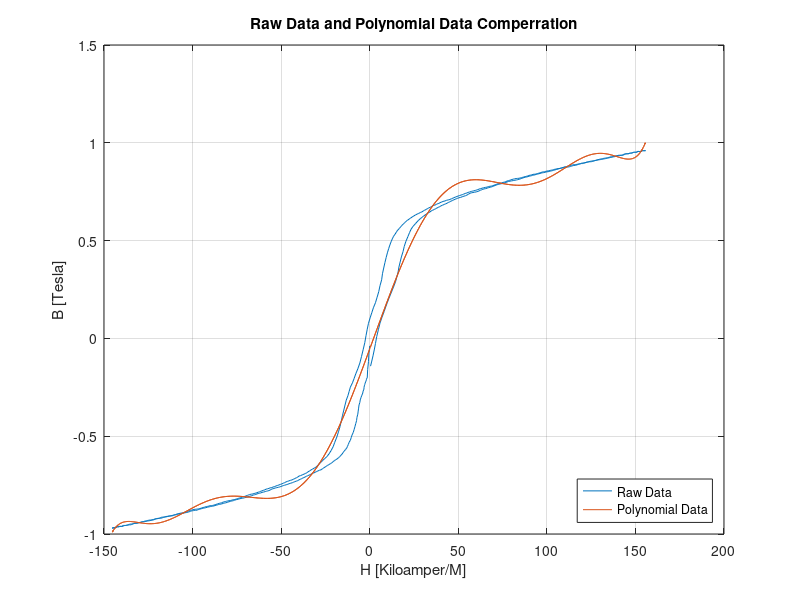
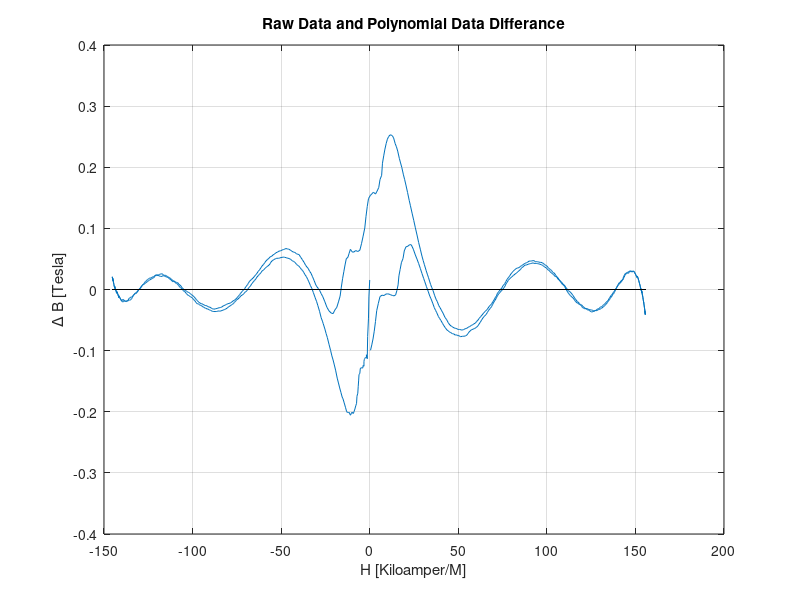

Write MATLAB code to recreate these figures, in order.
format compact
% close all
clc

H = [
0.464409349
1.161022577
1.857635806
2.554249034
3.250863854
3.947477082
4.87629578
5.805114479
6.966138648
8.127161225
9.055979924
9.984797031
10.91361573
11.84243284
12.77125154
13.70007023
14.62888893
15.32550216
16.02211698
16.48652633
17.18313956
17.87975279
18.80857148
19.50518471
20.43400182
21.5950244
22.5238431
23.45266179
24.61368437
25.77470695
26.70352565
27.63234435
28.56116145
29.48998015
30.41879885
31.11541208
32.04423078
32.97304948
33.90186817
34.59848299
35.52730169
36.4561188
37.15273203
37.84934526
38.77816236
39.47477559
40.17139041
41.10020911
42.02902781
42.72564263
43.65446133
44.35107455
45.04768937
45.7443026
46.67311971
47.36973294
48.29855164
48.99516486
49.69177809
50.38839291
51.31721161
52.24603031
53.17484901
54.10366771
54.80028093
55.49689416
55.96130192
56.65791515
57.35452838
58.28334708
59.21216577
60.14098447
61.06980317
61.76641799
62.46303122
63.15964445
63.85625768
64.5528709
65.48168801
66.41050671
67.10712153
68.03594023
68.73255346
69.42916828
70.1257815
70.82239473
71.51900955
72.21562437
72.9122376
73.60885083
74.30546406
75.00207728
75.69869051
76.39530374
76.85971309
77.55632791
78.25294114
79.18175984
80.11057853
81.03939723
81.96821593
82.89703463
83.59364786
84.29026109
84.98687432
85.45128207
85.91569142
86.61230465
87.076714
87.77332882
88.70214752
89.39876075
90.09537557
90.79199039
91.48860361
91.95301296
92.64962619
93.34623942
94.04285265
94.73946588
95.4360791
96.13269392
96.82930715
97.52592038
98.2225352
98.91915002
99.61576325
100.0801726
100.7767874
101.2411968
101.93781
102.6344232
103.3310365
103.7954442
104.4920574
104.9564668
105.1886723
105.6530816
106.3496964
106.8141058
107.510719
108.2073322
108.9039471
109.3683564
110.0649696
110.7615829
111.4581961
112.1548093
112.8514225
113.3158319
113.7802412
114.2446506
114.7090599
115.1734693
115.8700825
116.3344919
117.0311067
117.495516
117.9599254
118.4243347
119.1209496
119.5853589
120.0497683
120.7463815
121.2107908
121.6751986
122.1396063
122.6040141
123.0684235
123.5328328
123.9972421
124.4616515
125.1582663
125.6226757
126.087085
126.5514944
127.0159037
127.2481076
127.7125169
128.1769263
128.6413356
129.105745
129.8023582
130.266766
130.7311737
131.1955831
131.6599924
132.1244018
132.5888111
133.0532205
133.5176298
133.9820392
134.2142447
134.678654
135.1430633
135.3752672
135.8396766
136.3040859
136.7684953
137.2329046
137.697314
138.1617233
138.3939272
138.6261327
138.8583381
139.3227475
139.5549514
140.0193607
140.2515646
140.7159724
140.9481762
141.4125856
141.8769949
142.3414043
142.8058136
143.270223
143.5024269
143.7346307
143.9668346
144.1990401
144.4312456
144.8956549
145.3600643
145.8244736
146.0566775
146.2888814
146.2888814
146.2888814
146.5210868
146.7532923
147.2177017
147.4499071
147.9143165
148.1465204
148.3787242
148.3787242
148.6109281
148.843132
149.0753359
149.3075397
149.5397436
150.004153
150.2363584
150.4685639
150.7007694
150.9329749
150.9329749
150.9329749
151.1651787
151.1651787
151.3973826
151.6295865
151.8617904
151.8617904
152.0939943
152.3261997
152.5584052
152.5584052
152.7906107
153.0228161
153.0228161
153.25502
153.4872255
153.4872255
153.7194294
153.7194294
153.4872255
153.7194294
153.9516332
153.9516332
154.1838371
154.416041
154.416041
154.6482465
154.6482465
154.6482465
154.6482465
154.6482465
154.6482465
154.8804519
155.1126574
155.3448629
155.5770684
155.3448629
155.3448629
155.3448629
155.3448629
155.3448629
155.5770684
155.3448629
155.3448629
155.3448629
155.3448629
155.3448629
155.3448629
155.3448629
155.1126574
154.8804519
154.6482465
154.6482465
154.416041
154.416041
154.416041
154.416041
154.416041
154.1838371
153.9516332
153.7194294
153.4872255
153.2550216
153.2550216
153.2550216
153.2550216
153.2550216
153.2550216
153.0228161
152.7906107
152.5584052
152.3261997
152.3261997
152.3261997
152.3261997
152.0939958
151.861792
151.3973826
151.1651787
150.9329749
150.7007694
150.4685639
150.2363584
150.004153
149.7719475
149.7719475
149.5397436
149.3075397
149.0753359
148.843132
148.6109281
148.3787242
148.1465204
147.9143165
147.6821126
147.4499087
147.2177032
146.9854978
146.7532923
146.288883
145.8244736
145.5922697
145.1278604
144.663451
144.4312456
143.9668362
143.7346307
143.5024269
143.270223
143.0380191
143.0380191
142.5736098
142.3414043
142.1091988
141.8769933
141.412584
140.9481762
140.4837685
140.0193607
139.554953
139.0905436
138.8583381
138.6261327
138.1617233
137.9295179
137.4651085
137.0006992
136.5362898
136.3040843
135.6074711
135.1430618
134.6786524
134.2142431
133.5176298
133.0532205
132.8210166
132.5888127
132.1244034
131.659994
131.4277886
130.9633792
130.266766
129.8023582
129.5701543
128.8735411
128.4091318
127.9447224
127.4803131
126.7836982
126.3192889
125.6226757
125.1582663
124.693857
124.2294476
123.7650383
123.3006289
122.8362196
122.1396063
121.4429931
120.7463799
120.2819705
119.5853573
119.120948
118.8887441
118.4243347
117.7277215
117.2633122
116.5666973
116.102288
115.4056748
114.7090599
114.2446506
113.7802412
113.0836264
112.6192171
112.1548093
111.6904
110.9937867
110.2971735
109.6005603
109.1361509
108.2073322
107.7429229
107.0463097
106.3496948
105.65308
105.1886707
104.4920574
103.7954442
103.3310365
102.6344232
101.93781
101.2411968
100.7767874
100.0801726
99.38355937
98.68694614
97.99033132
97.2937165
96.59710327
96.13269392
95.4360791
94.73946588
94.04285265
93.5784433
92.88183007
92.18521684
91.48860361
90.79199039
89.86317169
89.16655687
88.46994364
87.77332882
87.076714
86.38010077
85.68348754
84.98687432
84.29026109
83.36144398
82.66483075
81.73601205
81.03939723
80.34278401
79.64616919
78.94955437
78.25294114
77.55632791
76.85971309
76.16309986
75.23428275
74.53766953
73.60885083
72.68003372
71.98342049
71.51901114
70.82239632
70.1257831
69.42916828
68.73255346
67.80373476
66.87491606
66.17830124
65.24948413
64.32066703
63.39184833
62.6952351
61.76641799
61.06980317
60.37318835
59.67657512
58.74775643
58.05114161
57.35452838
56.42571127
55.49689257
54.80027934
53.87146224
52.94264354
52.24602872
51.54941549
50.62059679
49.92398197
49.22736874
48.53075552
47.60193682
46.90532359
46.20871036
45.27989166
44.35107296
43.42225426
42.49343557
41.33241299
40.63579976
39.70698106
39.01036783
38.08155073
37.61714138
36.68832268
35.75950557
35.06289234
34.36627752
33.20525495
32.50864172
31.8120269
30.8832082
30.18659497
29.48998015
28.56116145
27.63234435
26.70352565
25.77470695
24.84588984
23.91707114
22.98825244
22.29163922
21.36282052
20.43400182
19.73738859
19.04077536
18.11195666
17.41534344
16.71873021
15.78991151
15.09329669
14.39668346
13.46786476
12.77124994
12.07463672
11.37802349
10.68141026
9.984797031
9.288183803
8.591570575
7.894957346
7.198342527
6.733933177
5.805114479
5.108499659
4.179680961
3.250862262
2.089839684
1.161022577
0.23220547
-0.696613228
-1.393226456
-2.089839684
-2.786454504
-3.715273203
-4.644091901
-5.5729106
-6.733934769
-7.894957346
-8.823776045
-9.752593152
-10.91361573
-11.61022896
-12.30684219
-13.23566088
-13.9322757
-14.62888893
-15.32550216
-16.02211698
-16.71873021
-17.64754732
-18.57636601
-19.73738859
-20.6662057
-21.82722828
-22.98825244
-24.14927502
-25.3102976
-26.47132018
-27.40013888
-28.32895598
-29.02556921
-29.72218403
-30.41879885
-31.34761755
-32.27643625
-33.20525495
-33.90186817
-34.83068687
-35.5273001
-36.22391333
-37.15273203
-38.08155073
-39.01036783
-39.93918653
-40.63580135
-41.33241458
-42.26123328
-42.9578481
-43.8866668
-44.8154855
-45.74430419
-46.44091742
-47.36973453
-48.06634776
-48.76296099
-49.45957421
-50.38839291
-51.31721161
-52.01382484
-52.94264354
-53.87146224
-54.56807546
-55.26468869
-56.19350739
-56.89012062
-57.58673385
-58.51555255
-59.21216737
-59.90878059
-60.83759929
-61.53421411
-62.23082734
-62.92744057
-63.6240538
-64.32066703
-65.24948413
-65.94609736
-66.87491606
-67.80373476
-68.50034799
-68.96475733
-69.89357603
-70.59018926
-71.28680408
-71.9834189
-72.9122376
-73.37664695
-74.07326018
-74.76987341
-75.46648663
-76.16309986
-77.09191856
-77.78853338
-78.48514661
-79.41396531
-80.11058013
-80.80719335
-81.50380658
-82.2004214
-82.89703463
-83.59364786
-84.29026109
-84.98687432
-85.68348754
-86.14789689
-86.84451012
-87.30891947
-88.00553429
-88.70214752
-89.39876075
-90.09537557
-90.79199039
-91.48860361
-92.18521684
-92.88183007
-93.34623783
-94.04285106
-94.73946428
-95.20387363
-95.90048845
-96.59710327
-97.2937165
-97.75812585
-98.45474067
-99.1513539
-99.84796713
-100.5445819
-101.2411968
-101.93781
-102.4022193
-102.8666287
-103.3310365
-103.7954442
-104.2598536
-104.7242629
-105.4208761
-105.8852855
-106.5819003
-107.0463097
-107.7429229
-108.4395377
-109.1361525
-109.6005619
-110.2971751
-110.7615844
-110.9937883
-111.4581961
-111.9226038
-112.3870132
-113.0836264
-113.7802396
-114.244649
-114.9412638
-115.4056732
-115.8700825
-116.5666973
-117.0311067
-117.495516
-117.9599254
-118.4243347
-118.6565386
-119.120948
-119.5853573
-120.2819705
-120.514176
-120.9785854
-121.4429947
-121.9074025
-122.1396063
-122.8362196
-123.3006289
-123.9972421
-124.4616515
-124.9260608
-125.3904702
-125.8548795
-126.087085
-126.5514944
-127.0159037
-127.2481076
-127.7125169
-128.1769263
-128.4091318
-128.6413372
-129.1057466
-129.3379505
-129.5701543
-130.0345621
-130.4989699
-130.7311737
-131.1955831
-131.6599924
-131.8921979
-132.3566073
-132.8210166
-133.0532205
-133.2854244
-133.7498337
-133.7498337
-133.9820392
-134.4464485
-134.9108579
-135.1430618
-135.6074711
-135.839675
-136.0718805
-136.3040859
-136.5362914
-137.0007007
-137.4651101
-137.697314
-137.9295179
-138.3939272
-138.6261327
-138.8583381
-139.0905436
-139.3227491
-139.554953
-139.7871568
-139.7871568
-140.0193607
-140.2515646
-140.2515646
-140.4837685
-140.9481762
-141.1803801
-141.412584
-141.6447879
-141.6447879
-141.6447879
-141.8769933
-142.1091988
-142.3414043
-142.5736098
-142.8058152
-142.8058152
-142.8058152
-143.0380191
-143.270223
-143.5024269
-143.7346307
-143.9668346
-143.9668346
-143.9668346
-143.9668346
-143.9668346
-143.9668346
-143.9668346
-143.9668346
-143.9668346
-143.9668346
-144.1990401
-144.4312456
-144.663451
-144.8956565
-145.127862
-145.127862
-145.127862
-145.127862
-145.127862
-145.127862
-145.127862
-145.127862
-145.127862
-144.8956565
-144.8956565
-145.1278604
-145.1278604
-145.1278604
-145.3600659
-145.3600659
-145.127862
-145.127862
-145.127862
-145.127862
-144.8956565
-144.8956565
-144.8956565
-144.8956565
-144.663451
-144.8956565
-144.8956565
-144.663451
-144.4312456
-144.4312456
-144.1990401
-143.9668346
-143.9668346
-143.9668346
-143.9668346
-143.9668346
-143.9668346
-143.7346307
-143.5024269
-143.270223
-143.0380191
-142.8058152
-142.8058152
-142.8058152
-142.8058152
-142.8058152
-142.5736098
-142.5736098
-142.5736098
-142.1092004
-141.8769949
-141.8769949
-141.6447895
-141.412584
-141.412584
-141.412584
-141.1803801
-140.9481762
-140.7159724
-140.7159724
-140.2515646
-140.0193607
-139.7871568
-139.3227475
-139.0905436
-139.0905436
-138.8583381
-138.6261327
-138.6261327
-138.3939272
-137.9295179
-137.697314
-137.4651101
-137.2329062
-136.7684969
-136.5362914
-136.3040859
-136.0718805
-135.6074711
-135.3752672
-135.1430633
-134.9108595
-134.4464501
-134.2142447
-133.9820392
-133.7498337
-133.5176282
-133.2854244
-133.0532205
-132.5888111
-132.1244018
-131.6599924
-131.427787
-130.9633776
-130.7311737
-130.266766
-129.8023582
-129.3379505
-129.1057466
-128.8735427
-128.6413372
-128.4091318
-128.1769263
-127.7125169
-127.2481076
-126.7836982
-126.3192889
-125.8548795
-125.3904702
-124.9260608
-124.4616515
-123.9972421
-123.5328328
-123.0684235
-122.6040141
-122.3718102
-121.9074025
-121.4429947
-121.2107908
-120.7463815
-120.2819721
-119.8175628
-119.120948
-118.6565386
-118.1921293
-117.7277199
-117.2633106
-117.0311067
-116.3344919
-115.8700825
-115.4056732
-114.9412638
-114.4768545
-114.2446506
-113.7802412
-113.083628
-112.6192187
-112.1548093
-111.4581961
-110.9937883
-110.7615844
-110.2971751
-109.6005619
-109.1361525
-108.6717432
-107.9751284
-107.2785151
-106.8141058
-106.3496964
-105.6530816
-105.1886723
-104.7242629
-104.2598536
-103.5632403
-103.0988326
-102.4022193
-101.93781
-101.2411968
-100.7767874
-100.0801726
-99.38355937
-98.68694614
-98.22253679
-97.52592197
-97.06151262
-96.59710327
-96.13269392
-95.4360791
-94.97166975
-94.27505653
-93.81064718
-93.11403395
-92.64962619
-91.72080908
-91.25639973
-90.55978651
-89.86317169
-89.16655687
-88.70214752
-88.00553429
-87.30891947
-86.61230624
-85.91569301
-85.45128366
-84.75467044
-84.05805721
-83.36144398
-82.66483075
-81.96821752
-81.2716027
-80.57498948
-80.11058013
-79.41396531
-78.71735049
-78.02073726
-77.55632791
-76.85971309
-76.39530374
-75.69869051
-75.23428116
-74.30546246
-73.60884924
-72.68003213
-71.9834189
-71.0546002
-70.59019085
-69.89357763
-69.42916828
-68.73255346
-68.03594023
-67.339327
-66.64271218
-65.71389348
-65.01728025
-64.32066703
-63.6240538
-62.92744057
-62.23082734
-61.53421411
-60.83759929
-59.90878059
-58.9799619
-58.28334708
-57.58673226
-56.89011903
-56.1935058
-55.72909804
-55.03248481
-54.10366771
-53.17484901
-52.47823419
-51.54941549
-50.85280226
-50.15618744
-49.45957421
-48.76296099
-48.06634776
-47.13752906
-46.20871195
-45.51209872
-44.58328003
-43.65446133
-42.9578481
-42.26123328
-41.33241458
-40.63580135
-39.93918653
-39.24257171
-38.54595848
-37.84934526
-37.15273203
-36.4561188
-35.75950557
-35.06289234
-34.36627752
-33.43745883
-32.7408456
-31.8120269
-30.8832082
-29.9543895
-29.25777468
-28.32895598
-27.40013888
-26.70352565
-26.23911789
-25.31030078
-24.61368755
-23.91707274
-22.98825404
-22.05943534
-21.36282052
-20.6662057
-19.96959247
-19.27297924
-18.34416054
-17.64754732
-16.95093409
-16.25432086
-15.55770604
-15.09329669
-14.39668346
-13.70007023
-13.00345541
-12.53904606
-12.07463672
-11.61022737
-10.91361414
-10.44920638
-9.984798622
-9.288185394
-8.823776045
-8.359366696
-7.894957346
-7.430547997
-7.198344118
-6.733934769
-6.501729299
-6.269523828
-6.037318358
-5.572909008
-5.34070513
-4.87629578
-4.411886431
-3.947477082
-3.715271611
-3.250862262
-3.250862262
-3.018658383
-2.786454504
-2.554250625
-2.322045155
-2.089841276
-1.857635806
-1.857635806
-1.393226456
-1.161022577
-0.696613228
-0.464409349
0
];
B = [
-0.141947651
-0.115956136
-0.088952277
-0.058911395
-0.025833504
0.009269079
0.044261841
0.078242281
0.109075889
0.136872466
0.16174181
0.18458649
0.206418791
0.227238758
0.248058702
0.26887869
0.291723347
0.314677837
0.339656995
0.364745985
0.390737479
0.416728972
0.443622991
0.470626819
0.496508525
0.521268064
0.54208803
0.55987097
0.574507075
0.586106153
0.595790349
0.604462233
0.61212176
0.618768952
0.625416122
0.630148433
0.635783246
0.641418082
0.646040583
0.650772871
0.655395349
0.659005516
0.66272547
0.666445424
0.670055568
0.673775522
0.677495476
0.681105642
0.684715764
0.68742336
0.691033504
0.694753458
0.697461055
0.701181031
0.70479122
0.708511174
0.711108961
0.714828893
0.716524133
0.71923173
0.720817205
0.724427371
0.727025202
0.729623033
0.732330653
0.736050584
0.738867992
0.741575589
0.744283208
0.745868661
0.747454135
0.74903961
0.751637441
0.75434506
0.757052679
0.759760276
0.762467874
0.764163136
0.765748589
0.768346377
0.771054017
0.772639492
0.774334754
0.777042373
0.77974997
0.781445211
0.78415283
0.786860448
0.788555711
0.789238661
0.790933945
0.791616851
0.793312114
0.795007376
0.797824805
0.799520089
0.802227686
0.803813117
0.805398569
0.806984022
0.808569474
0.810154971
0.811850278
0.81354554
0.815240803
0.817045875
0.818850947
0.82054621
0.822351304
0.824046566
0.825632018
0.827327281
0.829022543
0.830717805
0.83241309
0.834218184
0.834901089
0.836596352
0.838291614
0.839986877
0.84168214
0.843377446
0.845072708
0.846767971
0.847450876
0.849146138
0.850841378
0.851634116
0.852317043
0.854122137
0.854805065
0.856500327
0.85819559
0.860000663
0.86068359
0.862488684
0.864403566
0.865196325
0.865879275
0.867684324
0.869379565
0.870062493
0.871757733
0.873562783
0.875258067
0.874928638
0.875611566
0.876294516
0.877989801
0.878782538
0.880587632
0.881380369
0.883185441
0.883978179
0.884661106
0.885453844
0.887149106
0.888954156
0.889746871
0.891551921
0.893247183
0.89403992
0.893820323
0.895515585
0.896308323
0.898113395
0.899918468
0.90172354
0.902516278
0.903309015
0.903089395
0.902869776
0.903552725
0.904345485
0.906150579
0.906943316
0.90874841
0.909650935
0.910443651
0.910224031
0.912029103
0.912821818
0.913504724
0.91429744
0.915090156
0.915882893
0.91667563
0.917468368
0.918261105
0.919053842
0.919846579
0.920639317
0.921541864
0.922334601
0.923127338
0.924029885
0.924822623
0.92561536
0.926408097
0.928213169
0.92799355
0.928786265
0.92968879
0.930591315
0.931493862
0.933298912
0.934201437
0.934994152
0.935896677
0.936689393
0.936579606
0.936360008
0.937152768
0.93693317
0.936713551
0.937506266
0.939421148
0.939311317
0.941226199
0.942128745
0.943031292
0.942811673
0.94360441
0.943384791
0.943274981
0.943165172
0.944177528
0.945189885
0.946092432
0.946994979
0.947787716
0.947677906
0.947458287
0.947348477
0.948251002
0.949263337
0.950165862
0.95106841
0.951970957
0.951861169
0.951751382
0.951531785
0.951421975
0.951312165
0.951202355
0.952104879
0.953117214
0.954129549
0.955032074
0.956044409
0.955934599
0.95582479
0.95571498
0.95571498
0.955605171
0.955495361
0.955385551
0.955385551
0.955275741
0.955165931
0.956178288
0.957080835
0.957983382
0.958995738
0.958885951
0.958885951
0.95899576
0.958885951
0.958776142
0.959788476
0.959678667
0.959568857
0.959568857
0.959459047
0.959459047
0.959459047
0.959459047
0.959459047
0.959459047
0.959349237
0.959239427
0.959129617
0.959019807
0.960141952
0.960141952
0.960141952
0.960141952
0.960141952
0.959019807
0.959129617
0.959129617
0.960141974
0.960141974
0.960141974
0.961154309
0.961154309
0.960251762
0.960361572
0.960471382
0.959459047
0.959568857
0.959568857
0.959568857
0.959568857
0.959568857
0.959678667
0.959788476
0.959898286
0.958995738
0.958093191
0.958093191
0.957080834
0.956068478
0.957080834
0.957080834
0.956178288
0.956288098
0.956397908
0.955495361
0.955495361
0.955495361
0.955495361
0.95560517
0.95571498
0.955934599
0.955032074
0.954129549
0.953227024
0.952324499
0.951421975
0.951531785
0.951641595
0.951641595
0.951751382
0.951861169
0.950958622
0.95106841
0.950165862
0.949263337
0.948360812
0.948470621
0.947568096
0.946665549
0.946775359
0.945872812
0.945982622
0.945189885
0.945409504
0.944506957
0.944726576
0.943933839
0.944043649
0.943250934
0.942348387
0.941445862
0.940543336
0.938628454
0.937616098
0.936823382
0.935920836
0.935018289
0.935128099
0.935347696
0.934554959
0.934774577
0.93398184
0.933189102
0.932396387
0.932506196
0.93160365
0.930810934
0.930920744
0.930128029
0.929335314
0.928542599
0.928652409
0.926957146
0.926164409
0.924359315
0.923566578
0.922883628
0.92209089
0.921188343
0.921298153
0.920505415
0.9197127
0.918810153
0.918017416
0.917334466
0.916541706
0.914626824
0.913943918
0.913151203
0.911346175
0.909541147
0.908858242
0.908065527
0.907382599
0.90658984
0.90579708
0.905004321
0.903199227
0.901394133
0.900601396
0.899918468
0.898223183
0.897540233
0.896747496
0.896064568
0.894259496
0.893356971
0.892564256
0.891881328
0.890076278
0.889393373
0.888600657
0.887917752
0.887234846
0.886442109
0.88564935
0.883954066
0.882148972
0.880343899
0.879551162
0.877855899
0.877172971
0.875477687
0.873672593
0.872087118
0.870282068
0.868586828
0.867903922
0.86620866
0.865415945
0.864733017
0.863037733
0.86123266
0.860549732
0.858854448
0.857159163
0.856366426
0.855683499
0.853988236
0.852292974
0.851610046
0.849914784
0.848219522
0.84641445
0.844719188
0.843023925
0.841328663
0.839523591
0.83985302
0.838157757
0.836462494
0.83476721
0.833181713
0.830474072
0.82877881
0.827083548
0.825388286
0.823693045
0.821997805
0.82030252
0.818607236
0.818034117
0.81735119
0.815765715
0.814070431
0.812375146
0.810679862
0.807972266
0.806277025
0.804581785
0.801874188
0.799166591
0.797581116
0.794873496
0.793288022
0.791702547
0.790007262
0.787189855
0.785494593
0.782786996
0.781091756
0.778384159
0.777811041
0.77521321
0.773517926
0.771932451
0.770346976
0.767749145
0.766053904
0.763456116
0.76074852
0.75905328
0.756345682
0.754760186
0.753064902
0.751369617
0.748771785
0.746173998
0.743466423
0.740868635
0.737258491
0.734550894
0.73285561
0.730257778
0.727550138
0.725854853
0.723147212
0.719537068
0.716829471
0.714121873
0.710511729
0.707913942
0.706328468
0.702718302
0.70023028
0.697522682
0.693912538
0.690192584
0.687594797
0.684777412
0.681167246
0.678569436
0.674849504
0.671129551
0.66661686
0.662896906
0.659176952
0.654554451
0.650834498
0.647114544
0.6435044
0.638881921
0.635271755
0.630649254
0.626026753
0.620391917
0.61475706
0.610024749
0.604389914
0.597742744
0.591998098
0.58524114
0.577581636
0.569812299
0.562042984
0.553371122
0.544589451
0.533783111
0.522074245
0.509243191
0.494387489
0.477507074
0.458601968
0.43767217
0.413705367
0.387713852
0.359697667
0.330669126
0.299506105
0.269575039
0.239534185
0.210615475
0.182709122
0.156937241
0.131055551
0.105173858
0.077267476
0.047226604
0.01414871
-0.021966218
-0.05797135
-0.092964127
-0.125932224
-0.155753483
-0.181525372
-0.205382364
-0.227214666
-0.248937157
-0.27087929
-0.2928214
-0.31566608
-0.34064526
-0.366636754
-0.392628225
-0.42064441
-0.449672929
-0.477579305
-0.504473367
-0.531257598
-0.554102256
-0.573800078
-0.590460873
-0.604084621
-0.613659029
-0.623233438
-0.631905278
-0.639564783
-0.646321785
-0.653078765
-0.65882341
-0.66344591
-0.668068411
-0.67269089
-0.677423178
-0.682045679
-0.686777968
-0.690497922
-0.694108066
-0.697718232
-0.701328376
-0.703926186
-0.708658474
-0.712378428
-0.71598855
-0.719708503
-0.723318669
-0.725916478
-0.728514288
-0.731221929
-0.733819739
-0.737539671
-0.740247268
-0.742954865
-0.746565009
-0.749162796
-0.751870438
-0.754468269
-0.758078435
-0.759773698
-0.762481295
-0.764066725
-0.766774323
-0.768469607
-0.771067416
-0.773775057
-0.776482699
-0.779080508
-0.781788105
-0.784495702
-0.786190942
-0.788898539
-0.790593802
-0.793191612
-0.794886896
-0.796472371
-0.798057846
-0.800765487
-0.802570581
-0.805168368
-0.807875965
-0.809571205
-0.811266445
-0.813864233
-0.815669327
-0.817364611
-0.82007223
-0.821767493
-0.823462756
-0.82504823
-0.826743514
-0.828438777
-0.830024229
-0.830707135
-0.832402397
-0.83409766
-0.835792944
-0.837488228
-0.84019587
-0.841891132
-0.843586395
-0.845281679
-0.847086773
-0.848782014
-0.850587064
-0.852282304
-0.853977544
-0.85466045
-0.855343399
-0.857038683
-0.85873399
-0.859416918
-0.862124537
-0.862917253
-0.864612537
-0.8663078
-0.868112894
-0.869808156
-0.87150344
-0.872186324
-0.872979017
-0.873661922
-0.87434485
-0.876040113
-0.877735419
-0.879430725
-0.881126009
-0.882931081
-0.884736153
-0.885528869
-0.887333942
-0.889139036
-0.889931795
-0.891627058
-0.892419795
-0.8931027
-0.893895393
-0.895590612
-0.896273539
-0.898981158
-0.900786252
-0.902481514
-0.903274252
-0.904176777
-0.904969515
-0.905762253
-0.906555012
-0.90723794
-0.908933246
-0.909725984
-0.910408911
-0.911201648
-0.913006742
-0.91368967
-0.91347005
-0.914262788
-0.916067838
-0.916860553
-0.917763056
-0.919568106
-0.921373156
-0.922056106
-0.922958653
-0.922739055
-0.924544127
-0.925336865
-0.92623939
-0.926922318
-0.92872739
-0.928397983
-0.92919072
-0.929983458
-0.930776195
-0.931568932
-0.932471479
-0.933264194
-0.93405691
-0.934959435
-0.936764507
-0.937557222
-0.937447412
-0.938349959
-0.939142718
-0.939032931
-0.940947813
-0.941740551
-0.942533288
-0.943435814
-0.944228529
-0.944008932
-0.944911478
-0.944691859
-0.945484574
-0.946387099
-0.947289625
-0.948082362
-0.948082362
-0.948984909
-0.948765311
-0.948545714
-0.949448239
-0.950240976
-0.950131167
-0.951033692
-0.952948573
-0.95385112
-0.954643857
-0.955436594
-0.956339142
-0.956229332
-0.956009713
-0.956912237
-0.955790093
-0.955680283
-0.956582808
-0.957485355
-0.958387902
-0.960412571
-0.961315119
-0.961205331
-0.961205331
-0.9610955
-0.960875881
-0.961778406
-0.962680931
-0.9625711
-0.963583457
-0.964595813
-0.963473669
-0.963363859
-0.964266405
-0.964156596
-0.964046786
-0.96505912
-0.966071477
-0.966974024
-0.966864237
-0.967766784
-0.968669331
-0.968559522
-0.968559522
-0.969571857
-0.968559522
-0.967547187
-0.967547187
-0.967547187
-0.967547187
-0.968559522
-0.969571857
-0.969462047
-0.969352237
-0.969242427
-0.969132617
-0.969022807
-0.969022807
-0.969022807
-0.969022807
-0.969022807
-0.969022807
-0.969022807
-0.969022807
-0.969022807
-0.969132617
-0.969132617
-0.969022807
-0.970035164
-0.970035164
-0.969925354
-0.969925354
-0.970035163
-0.969022807
-0.969022807
-0.969022807
-0.968120282
-0.968120282
-0.968120282
-0.968120282
-0.967217757
-0.968120282
-0.968120282
-0.968230092
-0.968339902
-0.969352237
-0.969462047
-0.969571857
-0.969571857
-0.968559522
-0.968559522
-0.967547187
-0.966534853
-0.965632305
-0.965742093
-0.964839545
-0.964949333
-0.964046786
-0.964046786
-0.964046786
-0.963034451
-0.963034451
-0.964156596
-0.964156596
-0.962131926
-0.962351546
-0.962461356
-0.961448999
-0.960546452
-0.961668575
-0.961668575
-0.960656218
-0.960766049
-0.960875881
-0.960985712
-0.960985712
-0.961205331
-0.961315119
-0.961424906
-0.960632169
-0.959729622
-0.958717287
-0.957814762
-0.956912237
-0.956912237
-0.957022047
-0.95622931
-0.95633912
-0.956448929
-0.955546382
-0.954753645
-0.954863454
-0.953960908
-0.953058361
-0.95327798
-0.95338779
-0.953497599
-0.952595074
-0.951802337
-0.95089979
-0.949997243
-0.948082362
-0.947179815
-0.94627729
-0.946387099
-0.945594384
-0.945814004
-0.946033623
-0.945131076
-0.943326026
-0.942423501
-0.941630763
-0.940838025
-0.941057644
-0.940155075
-0.939252506
-0.938349959
-0.937447412
-0.936544865
-0.936764507
-0.936984148
-0.936191433
-0.935398718
-0.934606003
-0.933813265
-0.933020528
-0.932227791
-0.931435053
-0.930642316
-0.929849557
-0.929056797
-0.928154272
-0.927361534
-0.92555644
-0.923641558
-0.921836486
-0.921043726
-0.920250989
-0.920580419
-0.920800038
-0.920007323
-0.919214608
-0.918421892
-0.916507032
-0.914811792
-0.914019077
-0.913226362
-0.912433625
-0.911640887
-0.91073834
-0.909945603
-0.909262653
-0.908469915
-0.907677156
-0.906994228
-0.90620149
-0.904286609
-0.902481514
-0.901798587
-0.901005827
-0.899200733
-0.898517806
-0.897834878
-0.897042141
-0.895237113
-0.894554208
-0.893761492
-0.892968799
-0.891163749
-0.890480799
-0.889688062
-0.887992777
-0.886187683
-0.88449242
-0.882687348
-0.880992064
-0.880309136
-0.878613874
-0.878833471
-0.878150544
-0.876345494
-0.874540444
-0.873747729
-0.872052489
-0.870247417
-0.869564489
-0.867759417
-0.867076489
-0.865271395
-0.863685942
-0.861880848
-0.86119792
-0.859502636
-0.858819708
-0.858026949
-0.856331709
-0.854636447
-0.852941184
-0.851245921
-0.849440872
-0.848757922
-0.847062637
-0.845367375
-0.843672112
-0.841976849
-0.840281587
-0.838586303
-0.836781209
-0.835085925
-0.833390641
-0.8316954
-0.830902707
-0.829207445
-0.827402373
-0.82570711
-0.823902016
-0.82231652
-0.820621257
-0.818023447
-0.81734052
-0.815755045
-0.813949973
-0.813267045
-0.81247433
-0.809766711
-0.808071449
-0.806376186
-0.803668567
-0.801070758
-0.799375496
-0.797680233
-0.794972614
-0.793277351
-0.791582089
-0.789886826
-0.787179229
-0.785593799
-0.78299599
-0.781300706
-0.779605422
-0.777910137
-0.775202496
-0.77238511
-0.769677513
-0.767079725
-0.764481938
-0.762786698
-0.761201202
-0.759505917
-0.756798298
-0.755103014
-0.752395372
-0.75070011
-0.748102323
-0.745504535
-0.742796938
-0.740199128
-0.737601319
-0.7348937
-0.732186059
-0.729588228
-0.726880608
-0.723160677
-0.72045308
-0.717745483
-0.714025529
-0.711317932
-0.708610291
-0.704890315
-0.702182695
-0.699475099
-0.695864955
-0.692145023
-0.688534879
-0.684924735
-0.680302256
-0.677594637
-0.673984471
-0.671386684
-0.666654395
-0.663836966
-0.658202152
-0.65448222
-0.64974991
-0.645127409
-0.639492551
-0.635772576
-0.630027931
-0.625295642
-0.620563354
-0.615940875
-0.610196252
-0.604451606
-0.597694604
-0.590937625
-0.584070857
-0.57630152
-0.568532206
-0.560762913
-0.55187141
-0.541967595
-0.531051422
-0.520245059
-0.507304173
-0.494363353
-0.480519942
-0.466566765
-0.451601254
-0.435623386
-0.420657853
-0.40355784
-0.387579972
-0.371492273
-0.356416952
-0.340329275
-0.327388433
-0.314337781
-0.301396918
-0.290480745
-0.279564573
-0.269550948
-0.259647132
-0.25154841
-0.242547141
-0.235570542
-0.228593964
-0.222629722
-0.216665479
-0.211713572
-0.206651854
-0.201809734
-0.159401134
-0.118114678
-0.077730769
-0.038469027

];

pol = polyfit(H,B,9);
B_pol = polyval(pol,H);

%% Plotting the curves in one figure:
figure()
plot(H,B)
hold 'on'
plot(H,B_pol)
hold 'on'
%plot(H,dpol)
%grid 'on'
xlabel('H [Kiloamper/M]')
ylabel('B [Tesla]')
title('Raw Data and Polynomial Data Comperration')
grid 'on'
legend('Raw Data', 'Polynomial Data', 'Location','southeast' )

figure()
zero = zeros(length(H));
plot(H,B-B_pol)
hold 'on';
plot(H,zero,'black');
title('Raw Data and Polynomial Data Differance')
xlabel('H [Kiloamper/M]')
ylabel('\Delta B [Tesla]')
grid 'on'
%% HB Vector

H_min = 0.2;
H_max = 2;
n = 10;

H_vec = linspace(H_min,H_max,n);
B_vec = zeros(1,n);
for i = 1:n
    B_vec(i) = polyval(pol,H_vec(i));
end
HB_vec = [H_vec ; B_vec].';

